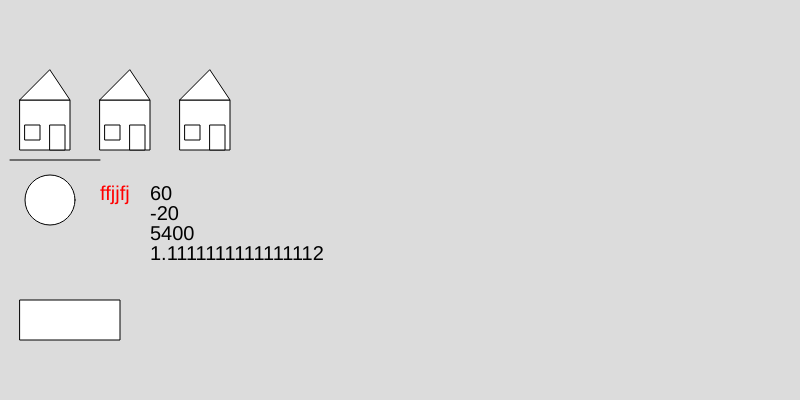
Frame 1 (no input)
Frame 60 (no input): identical to frame 1, image omitted
Frame 120 (the mouse pressed at the canvas centre since frame 60): identical to frame 1, image omitted

The p5.js sketch that drew this single still picture (run headless with seeded random() and noise() and a simulated clock; from frame 60 on, the mouse is pressed at the canvas centre):

// p5.js sketch
// ── sketch.js
function setup() {
  createCanvas(800, 400);
}

function draw() {
  background(220);
  //make house
  drawHouse(20, 100);
// make second house
  drawHouse(100, 100);
  drawHouse(180, 100);
  // make circle
  drawCircle(50);
  // make rectangle
  drawTangle(20, 300);
  // make line
  drawLine(10, 160);
  // place text ffjfj or sum
  drawTekst(100, 200, 20, "red");
  // addition
  let addUp = addition(30,30);
  text(addUp, 150, 200);
  // subtraction
  let subtract = subtraction(20, 40);
  text(subtract, 150, 220);
// multiplication
  let multi = multiply(60, 90);
  text(multi, 150, 240);
  //dividing
  let split = divide(200, 180);
  text(split, 150, 260);
}

function drawHouse(positionX, positionY){
  fill("white")
rect(positionX, positionY, 50, 50);
triangle(positionX, positionY, positionX + 50, positionY, positionX + 30, 70);
rect(positionX + 5, positionY + 25, 15, 15);
rect(positionX + 30, positionY + 25, 15, 25);
}

function drawCircle(straal){
  fill("white")
  circle(50, 200, straal);
}

function drawTangle(posX, posY, kleur){
  fill("white")
rect(posX, posY, 100, 40);
}

function drawLine(pointX, pointY){
  line(pointX, pointY, pointX + 90, pointY);
}

function drawTekst(textPosX, textPosY, size, color){
  fill(color);
  textSize(size);
  text("ffjjfj", textPosX, textPosY);
}

function addition(a, b){
  fill("black");
return a + b;
}

function subtraction(a, b){
fill("black");
return a - b;
}

function multiply(a, b){
  fill("black");
  return a * b;
}

function divide(a, b){
  fill("black");
  return a / b;
}
